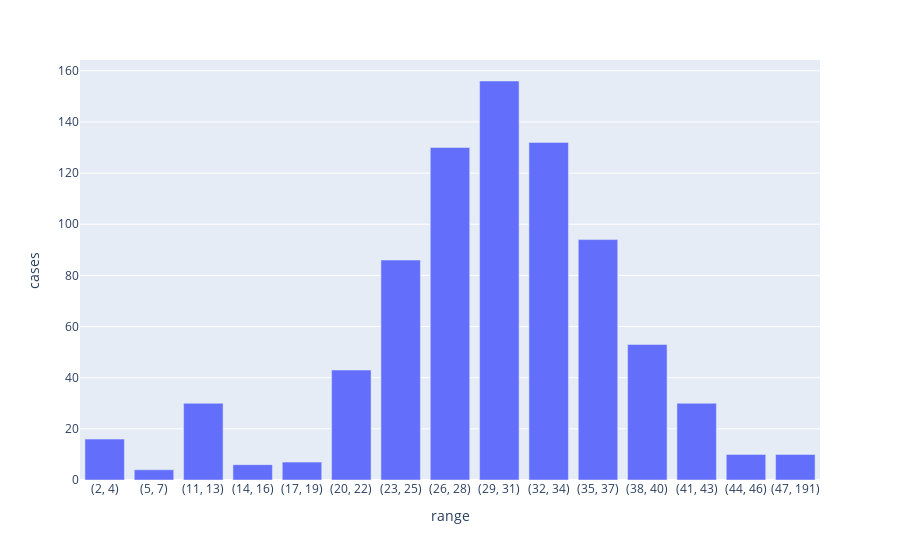

Notebook code cell kept with this figure:
### Code cell
import plotly.express as px
fig = px.bar(df_histogram, x="range", y="cases" )
fig.show()

### Figure 1 — Plotly figure (JSON) as saved in the notebook; plotly's stock layout.template omitted (floating-point values rounded to 4 significant figures)
{"data": [{"alignmentgroup": "True", "hovertemplate": "range=%{x}<br>cases=%{y}<extra></extra>", "legendgroup": "", "marker": {"color": "#636efa", "pattern": {"shape": ""}}, "name": "", "offsetgroup": "", "orientation": "v", "showlegend": false, "textposition": "auto", "x": ["(2, 4)", "(5, 7)", "(11, 13)", "(14, 16)", "(17, 19)", "(20, 22)", "(23, 25)", "(26, 28)", "(29, 31)", "(32, 34)", "(35, 37)", "(38, 40)", "(41, 43)", "(44, 46)", "(47, 191)"], "xaxis": "x", "y": [16, 4, 30, 6, 7, 43, 86, 130, 156, 132, 94, 53, 30, 10, 10], "yaxis": "y", "type": "bar"}], "layout": {"xaxis": {"anchor": "y", "domain": [0.0, 1.0], "title": {"text": "range"}}, "yaxis": {"anchor": "x", "domain": [0.0, 1.0], "title": {"text": "cases"}}, "legend": {"tracegroupgap": 0}, "margin": {"t": 60}, "barmode": "relative"}}
